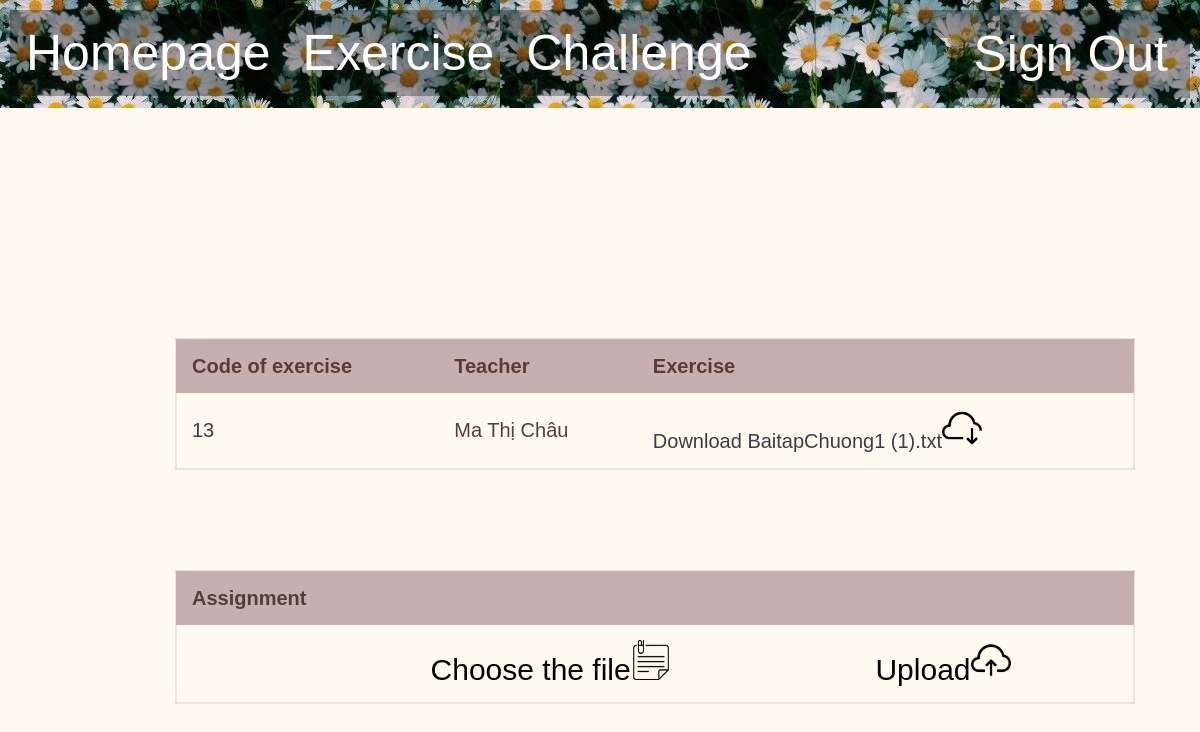
Screenshot of /exercise.php?codeOfExercise=13 with the database file from the repository.
### tables this page shows
CREATE TABLE `exercise` (
  `account` varchar(15) NOT NULL,
  `codeOfExercise` int(15) NOT NULL,
  `summarise` varchar(50) NOT NULL,
  `fileName` varchar(100) NOT NULL,
  `fileEnding` varchar(10) NOT NULL
);

CREATE TABLE `teacher` (
  `account` varchar(15) NOT NULL,
  `nameOfTeacher` varchar(30) NOT NULL
);

### exercise.php (the view, shortened to what this page needs)
<head>
    <link rel="stylesheet" href="mains.css">
    <link rel="stylesheet" href="navbars.css">
    <link rel="stylesheet" href="exercisess.css">
</head>
<body>
    <div>
        <ul>
            <li><a href='listOfUsers.php'>Homepage</a></li>
            <li><a href='exercise.php'>Exercise</a></li>
            <li style="float:right"><a href=""><form action="" method="POST" style="font-size: 0px;"><input type="submit" name="signOut" value="Sign Out" style="border:none; background-color:transparent;
            font-size: 50px; font-family: 'Gill Sans', 'Gill Sans MT', Calibri, 'Trebuchet MS', sans-serif; color: floralwhite;"></form></a></li>
            <li style="float:right"><a href=<?php session_start(); echo "'listOfUsers.php?account=".$_SESSION["account"]."'>";?> <?php echo $_SESSION["account"];?></a></li>
            <li><a href='challenge.php'>Challenge</a></li>
        </ul>
    </div>
    <?php
        $servername = "localhost";
        $database = "student_management";
        $username = "root";
        $password = "";
        $conn = mysqli_connect($servername, $username, $password, $database);
        $html = '<table id="t01">';
        $html .= '<tr>';
        $html .= '<th>' . "Code of exercise" .'</th>';
        $html .= '<th>' . "Teacher".'</th>';
        if (!empty($_GET['codeOfExercise'])){
            $html .= '<th>' . "Exercise" .'</th>';
            $html .= '</tr>';
            $codeOfExercise = $_GET['codeOfExercise'];
            $sql = "SELECT `codeOfExercise`, teacher.account, nameOfTeacher, fileName
                    FROM `exercise`
                    JOIN teacher
                    ON teacher.account = exercise.account
                    WHERE `codeOfExercise`='$codeOfExercise'";
            $result = $conn->query($sql);
            $row = $result->fetch_assoc();
            $html .= '<tr>';
            $html .= '<td>' .'<a href="exercise.php?codeOfExercise='.$row["codeOfExercise"].'">'. $row["codeOfExercise"] .'</a>'.'</td>';
            $html .= '<td>' . $row["nameOfTeacher"] . '</td>';
            $html .= '<td>' . '<p><a href="download.php?file=' . urlencode($row["fileName"]) . '">Download '.$row["fileName"]
            .'<img src="image/cloud-computing (1).png" alt="Download" width="40" height="40">'.'</a></p>' . '</td>';
            $html .= '</tr>';
        }
        $html .= '</table>';
        echo $html;
                ?>
                <?php
        if ($_SESSION['isTeacher'] == 0 && !empty($_GET['codeOfExercise'])){
            $html1 = '<table id="t01" style="margin:-100px 175px">';
            $html1 .= '<tr>';
            $html1 .= '<th>' . "Assignment".'</th>';
            $html1 .= '<th>' . "" .'</th>';
            $html1 .= '<th>' . "".'</th>';
            $html1 .= '</tr>';
            $a = $_SESSION['account'];
            $codeOfExercise = $_GET['codeOfExercise'];
            $sql = "SELECT `completedExercise`, `time`, `mark`
                    FROM `homework`
                    WHERE `accountStudent` = '$a' AND `codeOfExercise` = '$codeOfExercise'";
            $result = $conn->query($sql);
            if($row = $result->fetch_assoc()){
                $html1 .= '<tr>';
                $html1 .= '<td>' . '<p><a href="download.php?file=' . urlencode($row["completedExercise"]) . '">Download '.$row["completedExercise"].'<img src="image/cloud-computing (1).png" alt="Download" width="40" height="40">'.'</a></p>' . '</td>';
                $html1 .= '<form action="" method="post" enctype="multipart/form-data">';
                $html1 .=  '<td>' .  '<input type="file" name="file" id="file" class="inputfile">';
                $html1 .=    '<label for="file" class="button" >Change the file</label>'.
                '<img src="image/sticky-note.png" alt="Download" width="40" height="40">'.'</td>';
                $html1 .=   '<td>' . '<input type="submit" name="uploadAgain" value="Upload" class="button">'.
                '<img src="image/cloud-computing.png" alt="Download" width="40" height="40">'.'</td>';
                $html1 .= '</form>'.'</tr>';
                $html1 .= '</table>';
                echo $html1;
                if (isset($_POST['uploadAgain']) && isset($_FILES['file'])) {
                    if ($_FILES['file']['error'] > 0){
                        ?>
                        <script>
                            location.replace("exercise.php?codeOfExercise=".$_GET["codeOfExercise"]);
                        </script>
                        <?php
                    }
                    else {
                        move_uploaded_file($_FILES['file']['tmp_name'], 'exercise/' . $_FILES['file']['name']);
                        $a = $_SESSION['account'];
                        $type = $_FILES['file']['type'];
                        $name = $_FILES['file']['name'];
                        $sql="UPDATE homework
                        SET  completedExercise = '$name', fileEnding = '$type'
                        WHERE accountStudent = '$a'";
                        if ($conn->query($sql) === TRUE)  {
                            ?>
                            <script>
                                location.replace("exercise.php?codeOfExercise=".$_GET["codeOfExercise"]);
                            </script>
                            <?php
                        }
                        else {
                            ?>
                            <script>
                                location.replace("exercise.php?codeOfExercise=".$_GET["codeOfExercise"]);
                            </script>
                            <?php
                        }
                    }
                }
            }
            else {
                $html1 .= '<tr>';
                $html1 .= '<td>'."".'</td>';
                $html1 .= '<form action="" method="post" enctype="multipart/form-data" >';
                $html1 .=  '<td>' .  '<input type="file" name="file" id="file" class="inputfile">';
                $html1 .=    '<label for="file" class="button" >Choose the file</label>'.
                '<img src="image/sticky-note.png" alt="Download" width="40" height="40">'.'</td>';
                $html1 .=   '<td>' . '<input type="submit" name="up1st" value="Upload" class="button">'.
                '<img src="image/cloud-computing.png" alt="Download" width="40" height="40">'.'</td>';
                $html1 .= '</form>'.'</tr>';
                $html1 .= '</table>';
                echo $html1;
                        ?>
                            <?php
            }
    }
        ?>
</body>

### mains.css (style rules this page uses)
body { margin: 0; background-color: floralwhite; }

### navbars.css (style rules this page uses)
ul { list-style-type: none; margin: 0px; border-bottom: 30px solid floralwhite; padding: 10; overflow: hidden; background-image:url('image/b99d24f738af6f0ac9dd9d15391b8f77.jpg'); font-size: 50px; font-family: 'Gill Sans', 'Gill Sans MT', Calibri, 'Trebuchet MS', sans-serif; color: floralwhite; }
li { float: left; }
li a { display: block; color: white; text-align: center; padding: 14px 16px; text-decoration: none; background-color: rgba(0, 0, 0, 0.3); }

### exercisess.css (style rules this page uses)
table { margin: 200px 175px; width: 80%; border: 2px solid rgb(199, 175, 175, 0.3); }
table, th, td { border-collapse: collapse; font-size: 20px; font-family: 'Gill Sans', 'Gill Sans MT', Calibri, 'Trebuchet MS', sans-serif; }
th, td { padding: 15px; text-align: left; }
#t01 tr:nth-child(even) { background-color: floralwhite ; color: rgb(88, 60, 60); }
#t01 a:link { color: rgb(62, 59, 70) ; text-decoration: none; }
#t01 tr:nth-child(odd) { background-color: rgb(199, 175, 175, 0.3); color: rgb(88, 60, 60); }
#t01 th { background-color: rgb(199, 175, 175); }
.button { border: none; list-style-type: none; padding: 0px; overflow: hidden; font-size: 30px; font-family: 'Gill Sans', 'Gill Sans MT', Calibri, 'Trebuchet MS', sans-serif; color: black; background-color: floralwhite; }

### rows the page displays
exercise: codeOfExercise "13", teacher.nameOfTeacher "Ma Thị Châu", fileName "BaitapChuong1 (1).txt"
